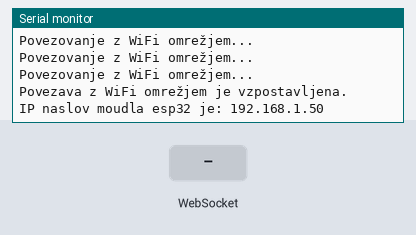
This program was run on a simulated ESP32. On the bench: the last lines printed to the serial monitor. Inputs (shaded band) come from the test bench. WiFi joins after 1.5 s; servers stay silent unless stated.

Above: at 3.2 s.
3.3 s: WebSocket text "1" received
At 3.8 s:
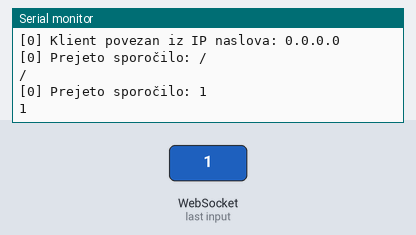
4.8 s: WebSocket text "0" received
At 6.1 s:
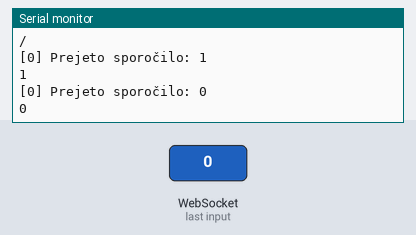

The program:

main.cpp
```cpp
#include <Arduino.h>
#include <WiFi.h>
#include <WebServer.h>
#include "WebSocketsServer.h"

const char* ssid = "BUM";
const char* password = "N0gavica";

WebServer server(80);
WebSocketsServer webSocket = WebSocketsServer(81);

uint8_t LED1pin = 2;
bool LED1status = LOW;

String HTML0 = "<!DOCTYPE html>\n\
<html lang='sl'>\n\
<head>\n\
    <meta charset='UTF-8'>\n\
    <meta name='viewport' content='width=device-width, initial-scale=1.0'>\n\
    <title>esp32</title>\n\
</head>\n\
<body>\n\
    <h2>Primer s spletnim vtičnikom WebSocket na portu 81</h2>\n\
    <button onclick='prizgi1()'>Prižgi LED</button>\n\
    <button onclick='ugasni1()'>Ugasni LED</button>\n\
    <script>\n\
        let povezava = new WebSocket('ws://172.30.0.94:81/');\n\
        function prizgi1(){\n\
            povezava.send('1');\n\
        }\n\
        function ugasni1(){\n\
            povezava.send('0');\n\
        }\n\
    </script>\n\
</body>\n\
</html>";

void handle_root()
{
  server.send(200, "text/html; charset=utf-8", HTML0);
}

void handle_NotFound()
{
  server.send(404, "text/html", "Spletna stran ni bila najdena");
}

void onWebSocketEvent(uint8_t num, WStype_t type, uint8_t * payload, size_t length)
{

  switch(type)
  {

    case WStype_DISCONNECTED:
    {
      Serial.printf("[%u] Klient odklopljen\n", num);
    }
    break;

    case WStype_CONNECTED:
    {
      IPAddress ip = webSocket.remoteIP(num);
      Serial.printf("[%u] Klient povezan iz IP naslova: ", num);
      Serial.println(ip.toString());
    }

    case WStype_TEXT:
    {
      Serial.printf("[%u] Prejeto sporočilo: %s\n", num, payload);

      String znak = String((char) payload[0]);

      Serial.println(znak);

      if(znak == "1"){
        digitalWrite(LED1pin, HIGH);
      }
      if(znak == "0"){
        digitalWrite(LED1pin, LOW);
      }


      /*if(strcmp((char*)payload, "LED_ON") == 0)
      {
        digitalWrite(LED1pin, HIGH);
      }

      if(strcmp((char*)payload, "LED_OFF") == 0)
      {
        digitalWrite(LED1pin, LOW);
      }
    */

    }
    default:
      break;
  }
}


void setup()
{

  Serial.begin(115200);

  WiFi.begin(ssid, password);

  while(WiFi.status() != WL_CONNECTED){
    delay(500);
    Serial.println("Povezovanje z WiFi omrežjem...");
  }

  Serial.println("Povezava z WiFi omrežjem je vzpostavljena.");
  Serial.print("IP naslov moudla esp32 je: ");
  Serial.println(WiFi.localIP());

  server.on("/", handle_root);
  server.onNotFound(handle_NotFound);
  server.begin();

  webSocket.begin();
  webSocket.onEvent(onWebSocketEvent);

  digitalWrite(LED1pin, HIGH);
  delay(500);
  digitalWrite(LED1pin, LOW);
}

void loop()
{
  server.handleClient();
  webSocket.loop();
}
```

Measured:
- after the input at 3.3 s, the serial monitor: prints a new line at once (image 1)
- after the input at 4.8 s, the serial monitor: prints a new line at once (image 2)
